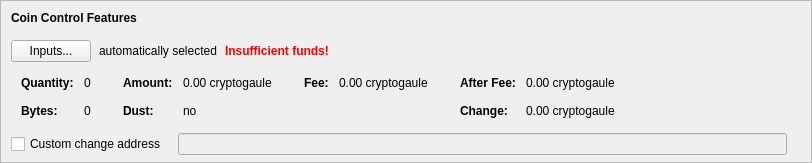
    <widget class="QFrame" name="frameCoinControl">
     <property name="sizePolicy">
      <sizepolicy hsizetype="Expanding" vsizetype="Expanding">
       <horstretch>0</horstretch>
       <verstretch>0</verstretch>
      </sizepolicy>
     </property>
     <property name="maximumSize">
      <size>
       <width>16777215</width>
       <height>16777215</height>
      </size>
     </property>
     <property name="frameShape">
      <enum>QFrame::StyledPanel</enum>
     </property>
     <property name="frameShadow">
      <enum>QFrame::Sunken</enum>
     </property>
     <layout class="QVBoxLayout" name="verticalLayoutCoinControl2">
      <property name="spacing">
       <number>0</number>
      </property>
      <property name="leftMargin">
       <number>0</number>
      </property>
      <property name="topMargin">
       <number>0</number>
      </property>
      <property name="rightMargin">
       <number>0</number>
      </property>
      <property name="bottomMargin">
       <number>6</number>
      </property>
      <item>
       <layout class="QVBoxLayout" name="verticalLayoutCoinControl" stretch="0,0,0,0,1">
        <property name="spacing">
         <number>0</number>
        </property>
        <property name="leftMargin">
         <number>10</number>
        </property>
        <property name="topMargin">
         <number>10</number>
        </property>
        <item>
         <layout class="QHBoxLayout" name="horizontalLayoutCoinControl1">
          <property name="bottomMargin">
           <number>15</number>
          </property>
          <item>
           <widget class="QLabel" name="labelCoinControlFeatures">
            <property name="sizePolicy">
             <sizepolicy hsizetype="Preferred" vsizetype="Maximum">
              <horstretch>0</horstretch>
              <verstretch>0</verstretch>
             </sizepolicy>
            </property>
            <property name="font">
             <font>
              <weight>75</weight>
              <bold>true</bold>
             </font>
            </property>
            <property name="styleSheet">
             <string notr="true">font-weight:bold;</string>
            </property>
            <property name="text">
             <string>Coin Control Features</string>
            </property>
           </widget>
          </item>
         </layout>
        </item>
        <item>
         <layout class="QHBoxLayout" name="horizontalLayoutCoinControl2" stretch="0,0,0,0">
          <property name="spacing">
           <number>8</number>
          </property>
          <property name="bottomMargin">
           <number>10</number>
          </property>
          <item>
           <widget class="QPushButton" name="pushButtonCoinControl">
            <property name="styleSheet">
             <string notr="true"/>
            </property>
            <property name="text">
             <string>Inputs...</string>
            </property>
            <property name="autoDefault">
             <bool>false</bool>
            </property>
           </widget>
          </item>
          <item>
           <widget class="QLabel" name="labelCoinControlAutomaticallySelected">
            <property name="text">
             <string>automatically selected</string>
            </property>
            <property name="margin">
             <number>5</number>
            </property>
           </widget>
          </item>
          <item>
           <widget class="QLabel" name="labelCoinControlInsuffFunds">
            <property name="font">
             <font>
              <weight>75</weight>
              <bold>true</bold>
             </font>
            </property>
            <property name="styleSheet">
             <string notr="true">color:red;font-weight:bold;</string>
            </property>
            <property name="text">
             <string>Insufficient funds!</string>
            </property>
            <property name="margin">
             <number>5</number>
            </property>
           </widget>
          </item>
          <item>
           <spacer name="horizontalSpacerCoinControl">
            <property name="orientation">
             <enum>Qt::Horizontal</enum>
            </property>
            <property name="sizeHint" stdset="0">
             <size>
              <width>40</width>
              <height>1</height>
             </size>
            </property>
           </spacer>
          </item>
         </layout>
        </item>
        <item>
         <widget class="QWidget" name="widgetCoinControl" native="true">
          <property name="sizePolicy">
           <sizepolicy hsizetype="Preferred" vsizetype="Preferred">
            <horstretch>0</horstretch>
            <verstretch>0</verstretch>
           </sizepolicy>
          </property>
          <property name="minimumSize">
           <size>
            <width>0</width>
            <height>0</height>
           </size>
          </property>
          <property name="styleSheet">
           <string notr="true"/>
          </property>
          <layout class="QHBoxLayout" name="horizontalLayoutCoinControl5">
           <property name="leftMargin">
            <number>0</number>
           </property>
           <property name="topMargin">
            <number>0</number>
           </property>
           <property name="rightMargin">
            <number>0</number>
           </property>
           <property name="bottomMargin">
            <number>0</number>
           </property>
           <item>
            <layout class="QHBoxLayout" name="horizontalLayoutCoinControl3" stretch="0,0,0,1">
             <property name="spacing">
              <number>20</number>
             </property>
             <property name="topMargin">
              <number>0</number>
             </property>
             <property name="bottomMargin">
              <number>10</number>
             </property>
             <item>
              <layout class="QFormLayout" name="formLayoutCoinControl1">
               <property name="horizontalSpacing">
                <number>10</number>
               </property>
               <property name="verticalSpacing">
                <number>14</number>
               </property>
               <property name="leftMargin">
                <number>10</number>
               </property>
               <property name="topMargin">
                <number>4</number>
               </property>
               <property name="rightMargin">
                <number>6</number>
               </property>
               <item row="0" column="0">
                <widget class="QLabel" name="labelCoinControlQuantityText">
                 <property name="font">
                  <font>
                   <weight>75</weight>
                   <bold>true</bold>
                  </font>
                 </property>
                 <property name="text">
                  <string>Quantity:</string>
                 </property>
                 <property name="margin">
                  <number>0</number>
                 </property>
                </widget>
               </item>
               <item row="0" column="1">
                <widget class="QLabel" name="labelCoinControlQuantity">
                 <property name="cursor">
                  <cursorShape>IBeamCursor</cursorShape>
                 </property>
                 <property name="contextMenuPolicy">
                  <enum>Qt::ActionsContextMenu</enum>
                 </property>
                 <property name="text">
                  <string notr="true">0</string>
                 </property>
                 <property name="margin">
                  <number>0</number>
                 </property>
                 <property name="textInteractionFlags">
                  <set>Qt::LinksAccessibleByMouse|Qt::TextSelectableByKeyboard|Qt::TextSelectableByMouse</set>
                 </property>
                </widget>
               </item>
               <item row="1" column="0">
                <widget class="QLabel" name="labelCoinControlBytesText">
                 <property name="font">
                  <font>
                   <weight>75</weight>
                   <bold>true</bold>
                  </font>
                 </property>
                 <property name="text">
                  <string>Bytes:</string>
                 </property>
                </widget>
               </item>
               <item row="1" column="1">
                <widget class="QLabel" name="labelCoinControlBytes">
                 <property name="cursor">
                  <cursorShape>IBeamCursor</cursorShape>
                 </property>
                 <property name="contextMenuPolicy">
                  <enum>Qt::ActionsContextMenu</enum>
                 </property>
                 <property name="text">
                  <string notr="true">0</string>
                 </property>
                 <property name="textInteractionFlags">
                  <set>Qt::LinksAccessibleByMouse|Qt::TextSelectableByKeyboard|Qt::TextSelectableByMouse</set>
                 </property>
                </widget>
               </item>
              </layout>
             </item>
             <item>
              <layout class="QFormLayout" name="formLayoutCoinControl2">
               <property name="horizontalSpacing">
                <number>10</number>
               </property>
               <property name="verticalSpacing">
                <number>14</number>
               </property>
               <property name="leftMargin">
                <number>6</number>
               </property>
               <property name="topMargin">
                <number>4</number>
               </property>
               <property name="rightMargin">
                <number>6</number>
               </property>
               <item row="0" column="0">
                <widget class="QLabel" name="labelCoinControlAmountText">
                 <property name="font">
                  <font>
                   <weight>75</weight>
                   <bold>true</bold>
                  </font>
                 </property>
                 <property name="text">
                  <string>Amount:</string>
                 </property>
                 <property name="margin">
                  <number>0</number>
                 </property>
                </widget>
               </item>
               <item row="0" column="1">
                <widget class="QLabel" name="labelCoinControlAmount">
                 <property name="cursor">
                  <cursorShape>IBeamCursor</cursorShape>
                 </property>
                 <property name="contextMenuPolicy">
                  <enum>Qt::ActionsContextMenu</enum>
                 </property>
                 <property name="text">
                  <string notr="true">0.00 cryptogaule</string>
                 </property>
                 <property name="textInteractionFlags">
                  <set>Qt::LinksAccessibleByMouse|Qt::TextSelectableByKeyboard|Qt::TextSelectableByMouse</set>
                 </property>
                </widget>
               </item>
               <item row="1" column="0">
                <widget class="QLabel" name="labelCoinControlLowOutputText">
                 <property name="font">
                  <font>
                   <weight>75</weight>
                   <bold>true</bold>
                  </font>
                 </property>
                 <property name="text">
                  <string>Dust:</string>
                 </property>
                </widget>
               </item>
               <item row="1" column="1">
                <widget class="QLabel" name="labelCoinControlLowOutput">
                 <property name="cursor">
                  <cursorShape>IBeamCursor</cursorShape>
                 </property>
                 <property name="contextMenuPolicy">
                  <enum>Qt::ActionsContextMenu</enum>
                 </property>
                 <property name="text">
                  <string notr="true">no</string>
                 </property>
                 <property name="textInteractionFlags">
                  <set>Qt::LinksAccessibleByMouse|Qt::TextSelectableByKeyboard|Qt::TextSelectableByMouse</set>
                 </property>
                </widget>
               </item>
              </layout>
             </item>
             <item>
              <layout class="QFormLayout" name="formLayoutCoinControl3">
               <property name="horizontalSpacing">
                <number>10</number>
               </property>
               <property name="verticalSpacing">
                <number>14</number>
               </property>
               <property name="leftMargin">
                <number>6</number>
               </property>
               <property name="topMargin">
                <number>4</number>
               </property>
               <property name="rightMargin">
                <number>6</number>
               </property>
               <item row="0" column="0">
                <widget class="QLabel" name="labelCoinControlFeeText">
                 <property name="font">
                  <font>
                   <weight>75</weight>
                   <bold>true</bold>
                  </font>
                 </property>
                 <property name="text">
                  <string>Fee:</string>
                 </property>
                 <property name="margin">
                  <number>0</number>
                 </property>
                </widget>
               </item>
               <item row="0" column="1">
                <widget class="QLabel" name="labelCoinControlFee">
                 <property name="cursor">
                  <cursorShape>IBeamCursor</cursorShape>
                 </property>
                 <property name="contextMenuPolicy">
                  <enum>Qt::ActionsContextMenu</enum>
                 </property>
                 <property name="text">
                  <string notr="true">0.00 cryptogaule</string>
                 </property>
                 <property name="textInteractionFlags">
                  <set>Qt::LinksAccessibleByMouse|Qt::TextSelectableByKeyboard|Qt::TextSelectableByMouse</set>
                 </property>
                </widget>
               </item>
             </layout>
             </item>
             <item>
              <layout class="QFormLayout" name="formLayoutCoinControl4">
               <property name="horizontalSpacing">
                <number>10</number>
               </property>
               <property name="verticalSpacing">
                <number>14</number>
               </property>
               <property name="leftMargin">
                <number>6</number>
               </property>
               <property name="topMargin">
                <number>4</number>
               </property>
               <property name="rightMargin">
                <number>6</number>
               </property>
               <item row="0" column="0">
                <widget class="QLabel" name="labelCoinControlAfterFeeText">
                 <property name="font">
                  <font>
                   <weight>75</weight>
                   <bold>true</bold>
                  </font>
                 </property>
                 <property name="text">
                  <string>After Fee:</string>
                 </property>
                 <property name="margin">
                  <number>0</number>
                 </property>
                </widget>
               </item>
               <item row="0" column="1">
                <widget class="QLabel" name="labelCoinControlAfterFee">
                 <property name="cursor">
                  <cursorShape>IBeamCursor</cursorShape>
                 </property>
                 <property name="contextMenuPolicy">
                  <enum>Qt::ActionsContextMenu</enum>
                 </property>
                 <property name="text">
                  <string notr="true">0.00 cryptogaule</string>
                 </property>
                 <property name="textInteractionFlags">
                  <set>Qt::LinksAccessibleByMouse|Qt::TextSelectableByKeyboard|Qt::TextSelectableByMouse</set>
                 </property>
                </widget>
               </item>
               <item row="1" column="0">
                <widget class="QLabel" name="labelCoinControlChangeText">
                 <property name="font">
                  <font>
                   <weight>75</weight>
                   <bold>true</bold>
                  </font>
                 </property>
                 <property name="text">
                  <string>Change:</string>
                 </property>
                </widget>
               </item>
               <item row="1" column="1">
                <widget class="QLabel" name="labelCoinControlChange">
                 <property name="cursor">
                  <cursorShape>IBeamCursor</cursorShape>
                 </property>
                 <property name="contextMenuPolicy">
                  <enum>Qt::ActionsContextMenu</enum>
                 </property>
                 <property name="text">
                  <string notr="true">0.00 cryptogaule</string>
                 </property>
                 <property name="textInteractionFlags">
                  <set>Qt::LinksAccessibleByMouse|Qt::TextSelectableByKeyboard|Qt::TextSelectableByMouse</set>
                 </property>
                </widget>
               </item>
              </layout>
             </item>
            </layout>
           </item>
          </layout>
         </widget>
        </item>
        <item>
         <layout class="QHBoxLayout" name="horizontalLayoutCoinControl4" stretch="0,0,0">
          <property name="spacing">
           <number>12</number>
          </property>
          <property name="sizeConstraint">
           <enum>QLayout::SetDefaultConstraint</enum>
          </property>
          <property name="topMargin">
           <number>5</number>
          </property>
          <property name="rightMargin">
           <number>5</number>
          </property>
          <item>
           <widget class="QCheckBox" name="checkBoxCoinControlChange">
            <property name="toolTip">
             <string>If this is activated, but the change address is empty or invalid, change will be sent to a newly generated address.</string>
            </property>
            <property name="text">
             <string>Custom change address</string>
            </property>
           </widget>
          </item>
          <item>
           <widget class="QValidatedLineEdit" name="lineEditCoinControlChange">
            <property name="enabled">
             <bool>false</bool>
            </property>
            <property name="sizePolicy">
             <sizepolicy hsizetype="Expanding" vsizetype="Fixed">
              <horstretch>0</horstretch>
              <verstretch>0</verstretch>
             </sizepolicy>
            </property>
           </widget>
          </item>
          <item>
           <widget class="QLabel" name="labelCoinControlChangeLabel">
            <property name="sizePolicy">
             <sizepolicy hsizetype="Preferred" vsizetype="Expanding">
              <horstretch>0</horstretch>
              <verstretch>0</verstretch>
             </sizepolicy>
            </property>
            <property name="minimumSize">
             <size>
              <width>0</width>
              <height>0</height>
             </size>
            </property>
            <property name="text">
             <string/>
            </property>
            <property name="margin">
             <number>3</number>
            </property>
           </widget>
          </item>
         </layout>
        </item>
        <item>
         <spacer name="verticalSpacerCoinControl">
          <property name="orientation">
           <enum>Qt::Vertical</enum>
          </property>
          <property name="sizeHint" stdset="0">
           <size>
            <width>800</width>
            <height>1</height>
           </size>
          </property>
         </spacer>
        </item>
       </layout>
      </item>
     </layout>
    </widget>
